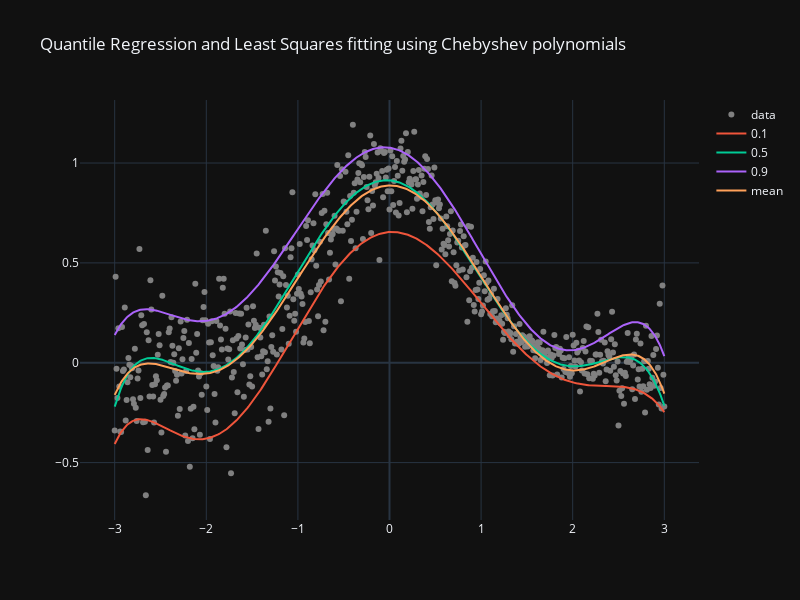

Source (notebook cell):
### Markdown cell above
Plot the obtained regression quantilies and least squares fit:

### Code cell
obj2.take_value().show()

### Figure 1 — Plotly figure (JSON) as saved in the notebook; plotly's stock layout.template omitted (floating-point values rounded to 4 significant figures; data arrays with more than 128 entries replaced by an {"elided": "..."} marker saying what was removed)
{"data": [{"marker": {"color": "grey"}, "mode": "markers", "name": "data", "type": "scatter", "x": {"elided": "601 float values"}, "y": {"elided": "601 float values"}}, {"mode": "lines", "name": "0.1", "type": "scatter", "x": {"elided": "601 float values"}, "y": {"elided": "601 float values"}}, {"mode": "lines", "name": "0.5", "type": "scatter", "x": {"elided": "601 float values"}, "y": {"elided": "601 float values"}}, {"mode": "lines", "name": "0.9", "type": "scatter", "x": {"elided": "601 float values"}, "y": {"elided": "601 float values"}}, {"mode": "lines", "name": "mean", "type": "scatter", "x": {"elided": "601 float values"}, "y": {"elided": "601 float values"}}], "layout": {"height": 600, "title": {"text": "Quantile Regression and Least Squares fitting using Chebyshev polynomials"}, "width": 800}}
